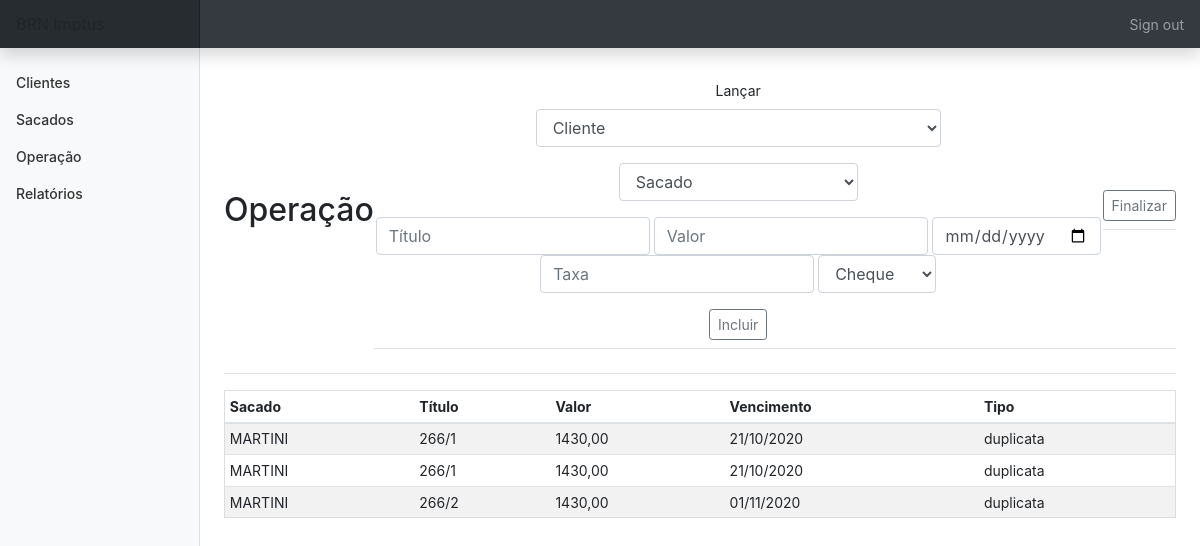
Before: /operacao (signed in) with the older database file.
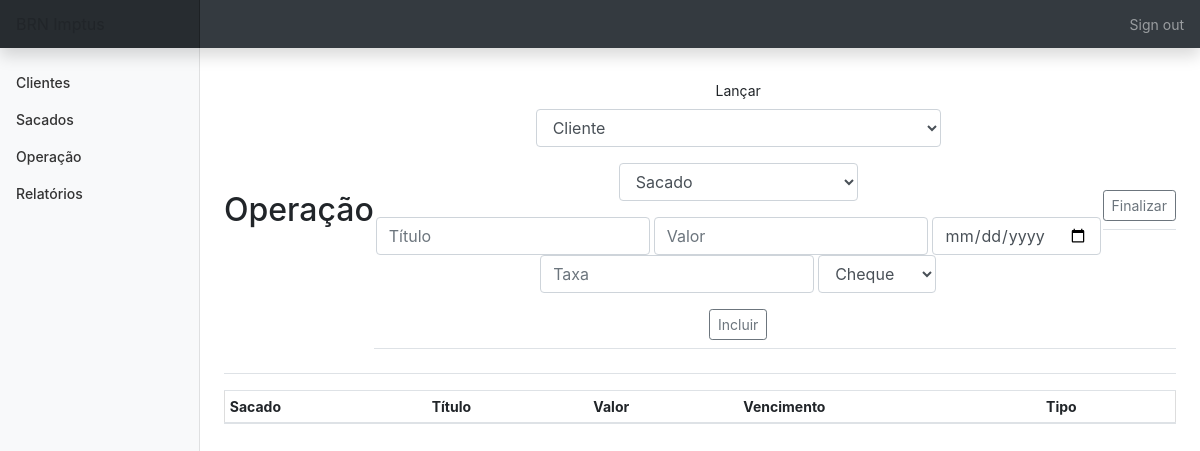
After: the same page with the newer database file.
### tables this page shows
CREATE TABLE bordero (cliente TEXT, sacado TEXT, titulo TEXT, valor REAL, vencimento TEXT, dt_nego DATE, tipo TEXT, tx REAL, liquido REAL, taxa FLOAT, lqd FLOAT);

### app.py (the view, shortened to what this page needs)
@app.route('/operacao', methods=['GET', 'POST'])
@login_required
def operacao():
    con = sqlite3.connect('brn.db')
    con.row_factory = sqlite3.Row
    cur = con.cursor()
    cliente = cur.execute('SELECT nome FROM clientes')
    cliente = cur.fetchall()
    sacado = cur.execute('SELECT nome FROM sacados')
    sacado = cur.fetchall()
    bordero = cur.execute('SELECT * FROM bordero')
    bordero = cur.fetchall()
    if request.method == 'GET':
        return render_template('operacao.html', sacado=sacado, cliente=cliente, bordero=bordero)

### app.py (called while the page is built)
@app.after_request
def after_request(response):
    response.headers["Cache-Control"] = "no-cache, no-store, must-revalidate"
    response.headers["Expires"] = 0
    response.headers["Pragma"] = "no-cache"
    return response

### helper.py (called while the page is built)
def login_required(f):
    @wraps(f)
    def decorated_function(*args, **kwargs):
        if session.get("user_id") is None:
            return redirect("/login")
        return f(*args, **kwargs)
    return decorated_function

### templates/operacao.html (shortened to what this page needs)
{% extends "layout.html" %}
{% block main %}
    <div class='d-flex justify-content-between flex-warp flex-md-nowrap align-items-center pt-3 pb-2 mb-3 border-bottom'>
        <h1 class='h2'>Operação</h1>
        <div class='d-flex justify-content-between flex-warp flex-md-nowrap align-items-center pt-3 pb-2 mb-3 border-bottom'>
            <form action='operacao' method='POST'>
                <div class='form-group'>
                    <label for=''>Lançar</label>
                    <div class="form-group">
                        <select class="form-control" name="cliente">
                            <option disabled selected value>Cliente</option>
                        </select>
                    </div>
                    <div class="form-group">
                        <select class="form-control" name="sacado">
                            <option disabled selected value>Sacado</option>
                        </select>
                    </div>
                    <div class='form-goup'>
                        <input name='titulo' autofocus class='form-control' placeholder='Título' type='text'>
                        <input name='valor' autofocus class='form-control' placeholder='Valor' type='number' step='0.01'>
                        <input name='vencimento' autofocus class='form-control' placeholder='Vencimento' type='date'>
                        <input name='tx' autofocus class='form-control' placeholder='Taxa' type='number' step='0.01'>
                        <select class='form-control' name='tipo'>
                            <option value='cheque'>Cheque</option>
                        </select>
                    </div>
                </div>
                <button type='submit' class='btn btn-sm btn-outline-secondary'>Incluir</button>
            </form>
            <div class='d-flex justify-content-between flex-warp flex-md-nowrap align-items-center pt-3 pb-2 mb-3 border-bottom'>
                <form action='bordero' method='POST'>
                    <button type='submit' class='btn btn-sm btn-outline-secondary'>Finalizar</button>
                </form>
            </div>
        </div>
    </div>
    <div class='table-responsive'>
        <table class='table table-striped table-sm'>
            <thead>
                <tr>
                    <th>Sacado</th>
                    <th>Título</th>
                    <th>Valor</th>
                    <th>Vencimento</th>
                    <th>Tipo</th>
                </tr>
            </thead>
            <tbody>
                {% for row in bordero %}
                    <tr>
                        <td>{{ row['sacado'] }}</td>
                        <td>{{ row['titulo'] }}</td>
                        <td>{{ row['valor'] }}</td>
                        <td>{{ row['vencimento'] }}</td>
                        <td>{{ row['tipo'] }}</td>
                    </tr>
                {% endfor %}
            </tbody>
        </table>
    </div>
{% endblock %}

### templates/layout.html (shortened to what this page needs)
<!DOCTYPE html>
    <html lang="pt-br">
        <head>
            <link rel="stylesheet" href="https://stackpath.bootstrapcdn.com/bootstrap/4.5.2/css/bootstrap.min.css">
            <link href="https://maxcdn.bootstrapcdn.com/bootstrap/4.1.3/css/bootstrap.min.css" rel="stylesheet">
            <link href="/static/styles.css" rel="stylesheet">
        </head>
        <body>
            <nav class='navbar navbar-dark sticky-top bg-dark felx-md-nowrap p-0 shadow'>
                <a class='navbar-brand col-md-3 col-lg-2 mr-0 px-3'>BRN Imptus</a>
                {% if session.user_id %}
                <ul class='navbar-nav px-3'>
                    <li class='nav-item text-nowrap'>
                        <a class='nav-link' href='/logout'>Sign out</a>
                    </li>
                </ul>
                {% endif %}
            </nav>
            <div class='container-fluid'>
                <div class='row'>
                    {% if session.user_id %}
                    <nav id='sidebarMenu' class='col-md-2 col-lg-2 d-md-block bg-light sidebar collapse'>
                        <div class='sidebar-sticky pt-3'>
                            <ul class='nav flex-column'>
                                <li class='nav-item'><a class='nav-link' href='/clientes'>Clientes</a></li>
                                <li class='nav-item'><a class='nav-link' href='/sacados'>Sacados</a></li>
                                <li class='nav-item'><a class='nav-link' href='/operacao'>Operação</a></li>
                                <li class='nav-item'><a class='nav-link' href='/relatorios'>Relatórios</a></li>
                            </ul>
                        </div>
                    </nav>
                    {% endif %}
                </div>
            </div>
            <main role='main' class='col-md-9 ml-sm-auto col-lg-10 px-md-4'>
                {% block main %}
                {% endblock %}
            </main>
        </body>
    </html>

### static/styles.css (style rules this page uses)
main .form-control { display: inline-block; width: auto; }
main { overflow-x: auto; text-align: center; }
main table { text-align: left; border-collapse: collapse; border-spacing: 0; width: 100%; border: 1px solid #ddd; }
main table td, th { text-align: left; padding: 16px; }
body { font-size: .875rem; }
.sidebar { position: fixed; top: 0; bottom: 0; left: 0; z-index: 100; padding: 48px 0 0; box-shadow: inset -1px 0 0 rgba(0, 0, 0, .1); }
.sidebar-sticky { position: relative; top: 0; height: calc(100vh - 48px); padding-top: .5rem; overflow-x: hidden; overflow-y: auto; }
.sidebar .nav-link { font-weight: 500; color: #333; }
.navbar-brand { padding-top: .75rem; padding-bottom: .75rem; font-size: 1rem; background-color: rgba(0, 0, 0, .25); box-shadow: inset -1px 0 0 rgba(0, 0, 0, .25); }

Changed rows visible on the page:
removed bordero: sacado "MARTINI", titulo "266/1", valor "1430,00", vencimento "21/10/2020", tipo "duplicata"
removed bordero: sacado "MARTINI", titulo "266/1", valor "1430,00", vencimento "21/10/2020", tipo "duplicata"
removed bordero: sacado "MARTINI", titulo "266/2", valor "1430,00", vencimento "01/11/2020", tipo "duplicata"
